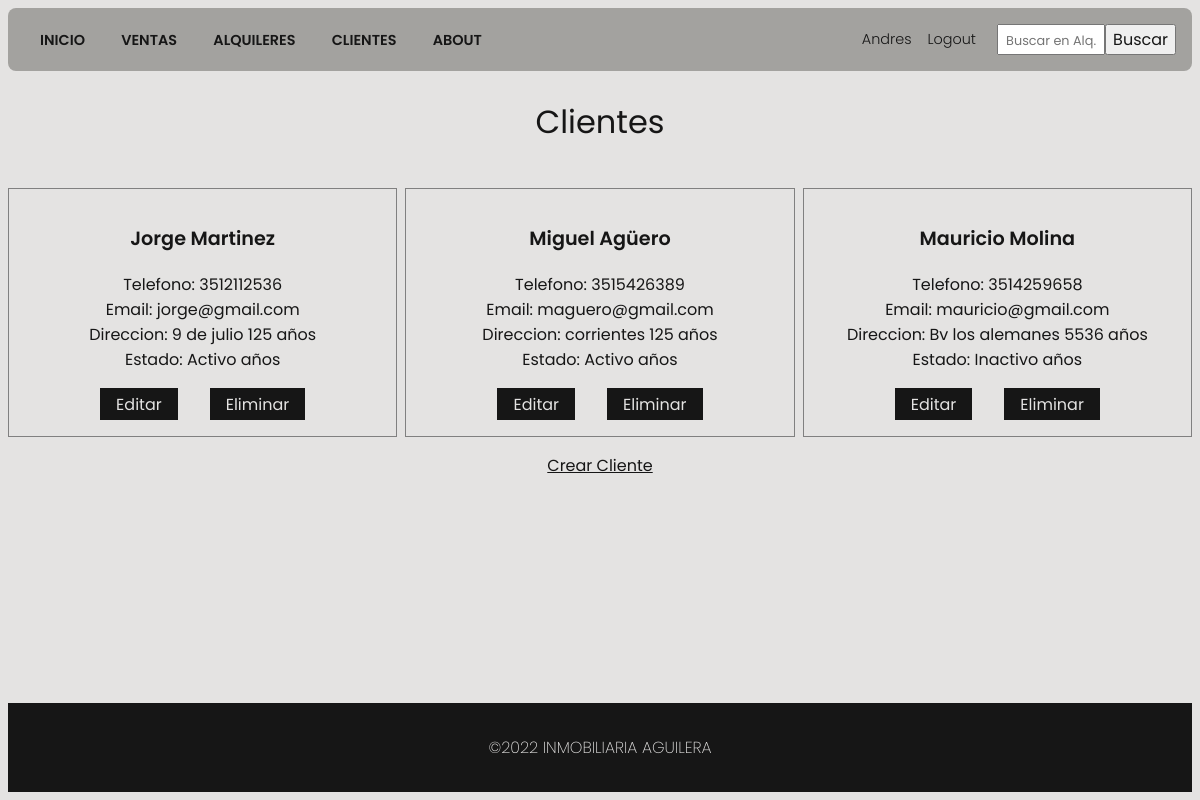
Screenshot of /clientes/list-clientes/ (signed in) with the database file from the repository.
### clientes/models.py (models this page shows, shortened)
class Cliente(models.Model):
    nombre = models.CharField(max_length=100)
    apellido = models.CharField(max_length=100)
    telefono = models.CharField(max_length=100)
    email = models.CharField(max_length=100)
    direccion = models.CharField(max_length=100)
    estado = models.CharField(max_length=100)

### clientes/views.py (the view)
# urls.py: path('list-clientes/', list_clientes.as_view()),
class list_clientes(LoginRequiredMixin, ListView):
    model = Cliente
    template_name = 'clientes/list_clientes.html'
    context_object_name = 'clientes'

### templates/clientes/list_clientes.html (shortened to what this page needs)
{% extends "base.html" %}
{% block content %}
<section class="section">
  <h1>Clientes</h1>
  {%if request.user.is_superuser%}
    <div class="clientesContainer">
      {%for el in clientes%}
        <div class="client">
          <h3>{{el.nombre}} {{el.apellido}}</h3>
          <p>Telefono: {{el.telefono}}</p>
          <p>Email: {{el.email}}</p>
          <p>Direccion: {{el.direccion}} años</p>
          <p>Estado: {{el.estado}} años</p>
          <div>
            <a href="/clientes/edit-cliente/{{el.id}}">Editar</a>
            <a href="/clientes/delete-cliente/{{el.id}}">Eliminar</a>
          </div>
        </div>
      {% endfor %}
    </div>
    <a href="/clientes/create-cliente">Crear Cliente</a>
  {% else %}
    <h3>No tiene permiso para acceder</h3>
  {% endif %}
</section>
{% endblock %}

### templates/base.html (shortened to what this page needs)
{% load static %}
<!DOCTYPE html>
<html lang="en">
<head>
  <link type="text/css" href="{% static 'css/styles.css'%}" rel="stylesheet"/>
</head>
<body>
  <header>
    <nav class="navbar">
      <div class="navbarLinks">
        <a href="/">INICIO</a>
        <a href="/ventas/list-ventas/">VENTAS</a>
        <a href="/alquileres/list-alquileres/">ALQUILERES</a>
        {% if request.user.is_superuser %}
          <a href="/clientes/list-clientes/">CLIENTES</a>
        {% endif %}
        <a href="/about/">ABOUT</a>
      </div>
      <div class="userNavbar" >
        {% if request.user.is_authenticated %}
          <a href="/users/profile/">{{request.user.username}}</a>
          <a href="/users/logout/">Logout</a>
        {% else %}
          <a href="/users/login/">Login</a>
          <a href="/users/signup/">Signup</a>
        {% endif %}
      </div>
    </nav>
    <form action="/alquileres/list-alquileres/" method="get">
      <input type="text" name="search" placeholder="Buscar en Alq.">
      <button type="submit">Buscar</button>
    </form>
  </header>
  {% block content %}
  {% endblock %}
  <footer>
    <p>©2022 INMOBILIARIA AGUILERA</p>
  </footer>
</body>
</html>

### static/css/styles.css (style rules this page uses)
:root { --main-color: #161616; --second-color: #6ee7b7; --third-color: #7928ca; --fourth-color: #e94f2d; --main-bg: rgb(230, 196, 168); --main-bg: rgb(228, 227, 226); --second-bg: #a3a29f; }
* { font-family: 'Poppins', sans-serif; font-size: 16px; font-weight: 400; text-align: center; color: var(--main-color); }
html { background-color: var(--main-bg); }
.section { min-height: calc(100vh - 195px); }
h1 { font-size: 2em; font-weight: 400; text-align: center; }
header { display: grid; grid-template-columns: repeat(12, 1fr); padding: 1em; background-color: var(--second-bg); border-radius: 0.5rem; }
header .navbar { grid-column: 1 / span 10; display: flex; justify-content:space-between; align-items: center; }
header form { grid-column: 11 / span 2; display: flex; justify-content: flex-end; }
header form input { font-size: 1rem; width: 100px; }
header form input::placeholder { font-size: 0.8rem; }
header a, header p { margin-inline: 1rem; text-decoration: none; font-size: 0.9rem; font-weight: 600; }
.userNavbar { font-size: 1rem; font-weight: 100; display: flex; flex-direction: row; justify-content: flex-end; align-items: center; }
header .userNavbar a { margin-inline: 0.5rem; font-weight: 300; }
.clientesContainer { display: grid; grid-template-columns: repeat(12, 1fr); grid-gap: 0.5rem; }
.client { grid-column: auto / span 4; display: flex; flex-direction: column; justify-content: center; align-items: center; margin: 1rem 0; padding: 1rem; border: 1px solid grey; }
.client h3 { font-size: 1.2rem; font-weight: 600; }
.client p { margin: 0 auto; }
.client div { display: flex; flex-direction: row; justify-content: space-between; align-items: center; margin-top: 1rem; }
.client a { background-color: #161616; color: var(--main-bg); margin: 0 1rem; text-decoration: none; padding: 0.2rem 1rem; }
footer { background-color: #161616; color: var(--main-bg); padding: 1rem; text-align: center; }
footer p { color: var(--main-bg); font-weight: 200; }

### rows the page displays
Cliente: nombre "Jorge", apellido "Martinez", telefono "3512112536", email "jorge@gmail.com", direccion "9 de julio 125", estado "Activo"
Cliente: nombre "Miguel", apellido "Agüero", telefono "3515426389", email "maguero@gmail.com", direccion "corrientes 125", estado "Activo"
Cliente: nombre "Mauricio", apellido "Molina", telefono "3514259658", email "mauricio@gmail.com", direccion "Bv los alemanes 5536", estado "Inactivo"

### other values shown
{{ request.user.username }} "Andres"
